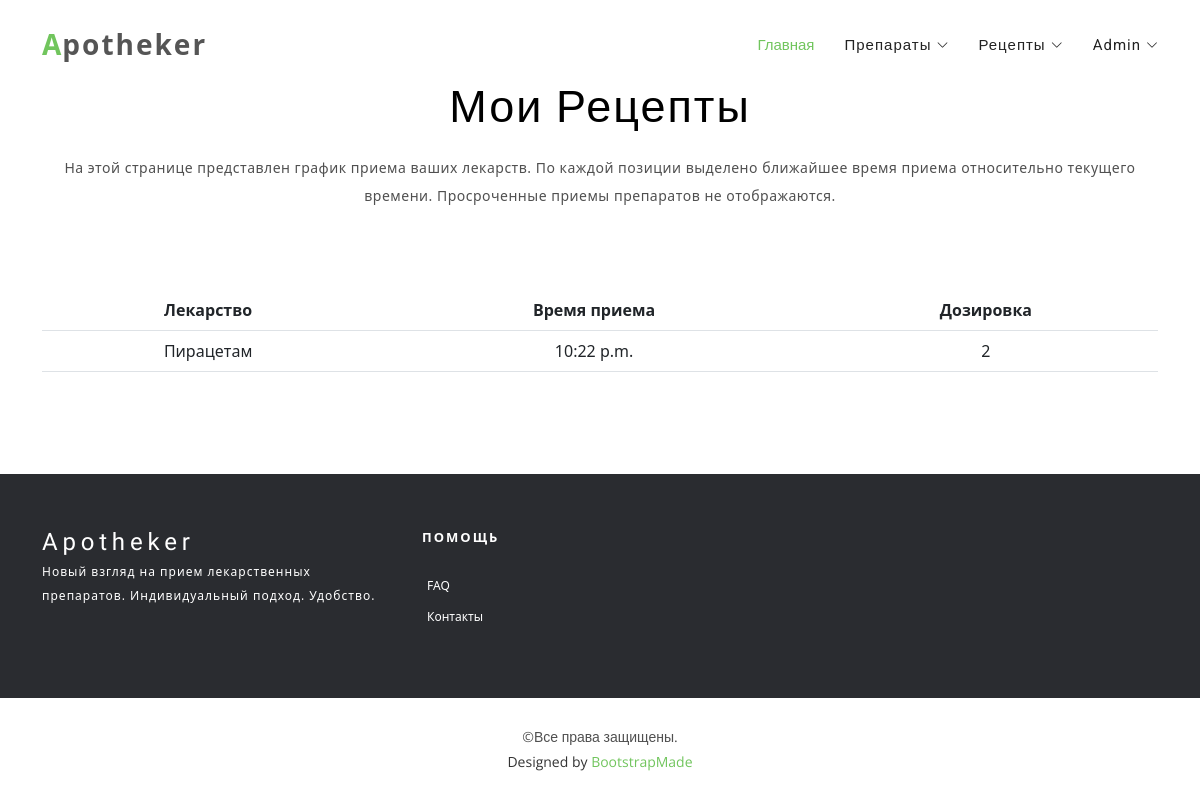
The app's page /receipts (signed in), older data.
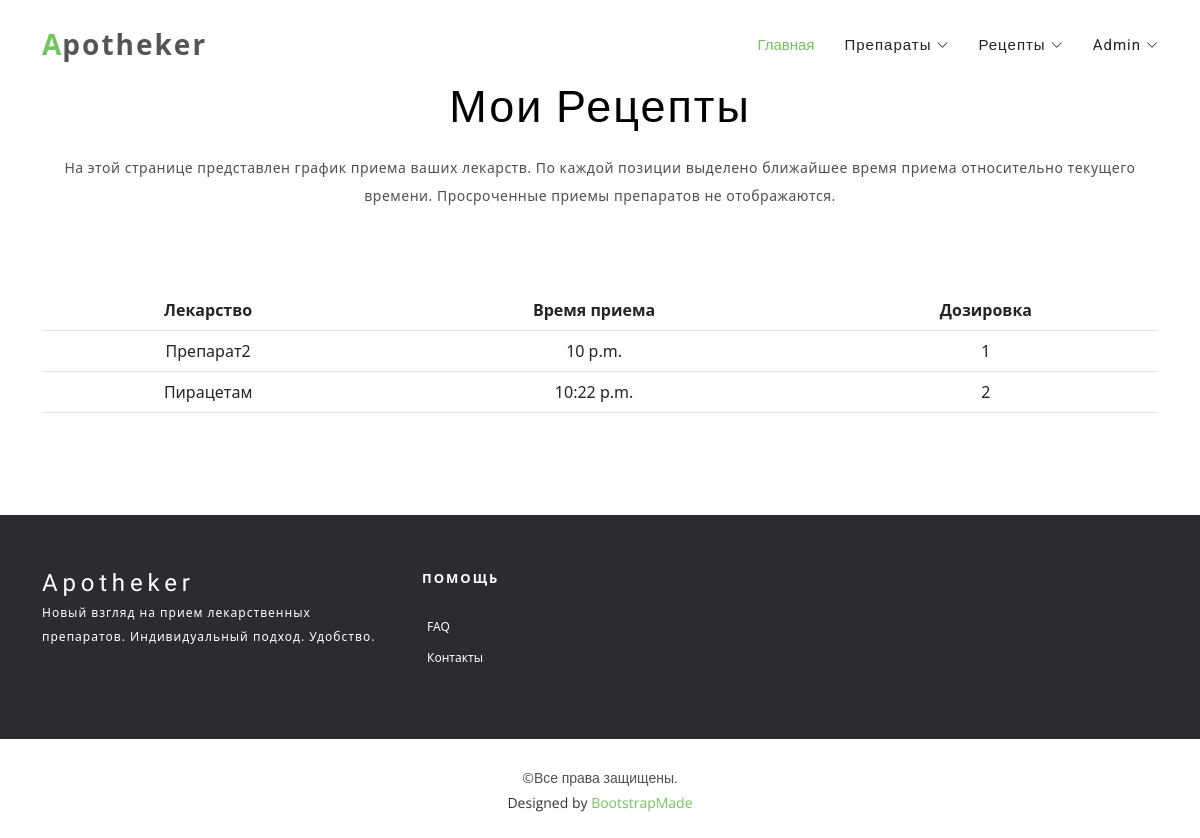
The same page, newer data.
### main/models.py (models this page shows, shortened)
class ManagerMixin:
    objects = models.Manager()

class Receipt(models.Model, ManagerMixin):
    drug = models.ForeignKey(Drug, on_delete=models.CASCADE, related_name='receipts')
    user = models.ForeignKey(User, on_delete=models.CASCADE)
    days = models.IntegerField()
    start_dt = models.DateField()
    @property
    def end_dt(self) -> datetime:
        return self.start_dt + timedelta(days=self.days - 1)
    def _get_closest_medication(self) -> tuple['ReceiptSchedule', bool]:
        now = datetime.now()
        schedules = self.schedules.order_by('time')
        for schedule in schedules:
            if datetime.combine(now.date(), now.time()) < datetime.combine(now.date(), schedule.time):
                return schedule, True
        return schedules.first(), False
    @property
    def is_closest_medication_today(self) -> bool:
        _, is_today = self._get_closest_medication()
        return is_today
    @property
    def closest_medication(self) -> 'ReceiptSchedule':
        schedule, _ = self._get_closest_medication()
        return schedule

class Drug(models.Model, ManagerMixin):
    name = models.TextField()
    description = models.TextField()

class ReceiptSchedule(models.Model, ManagerMixin):
    receipt = models.ForeignKey(Receipt, on_delete=models.CASCADE, related_name='schedules')
    time = models.TimeField()
    amount = models.IntegerField()

### main/views.py (the view)
# urls.py: path('receipts', views.list_receipts, name='list_receipts'),
@login_required(login_url='main:login')
def list_receipts(request: HttpRequest) -> HttpResponse:
    receipts = [r for r in Receipt.objects.filter(user=request.user)  if r.end_dt >= datetime.now().date() and r.is_closest_medication_today]
    context = {
        'receipts': sorted(receipts, key=lambda r: r.closest_medication.time),
    }
    return render(request, 'list_receipts.html', context)

### main/templates/list_receipts.html
{% extends "wrapper.html" %}
{% block content %}
{% load static %}
<main id="main">
    <section id="features" class="padd-section text-center">
        <div class="container" data-aos="fade-up">
            <div class="section-title text-center">
                <h2>Мои рецепты</h2>
                <p>На этой странице представлен график приема ваших лекарств. По каждой позиции выделено ближайшее время приема
                относительно текущего времени. Просроченные приемы препаратов не отображаются.</p>
            </div>
            <table class="table table-hover">
                <thead>
                    <tr>
                        <th scope="col">Лекарство</th>
                        <th scope="col">Время приема</th>
                        <th scope="col">Дозировка</th>
                    </tr>
                </thead>
                <tbody>
                {% for receipt in receipts %}
                    <tr>
                        <td>{{ receipt.drug.name }}</td>
                        <td>{{ receipt.closest_medication.time }}</td>
                        <td>{{ receipt.closest_medication.amount }}</td>
                    </tr>
                {% endfor %}
                </tbody>
            </table>
        </div>
    </section>
</main>
{% endblock %}

Row changes from the older to the newer data that the page shows:
added Receipt: drug.name "Препарат2", closest_medication.time "10 p.m.", closest_medication.amount "1"
